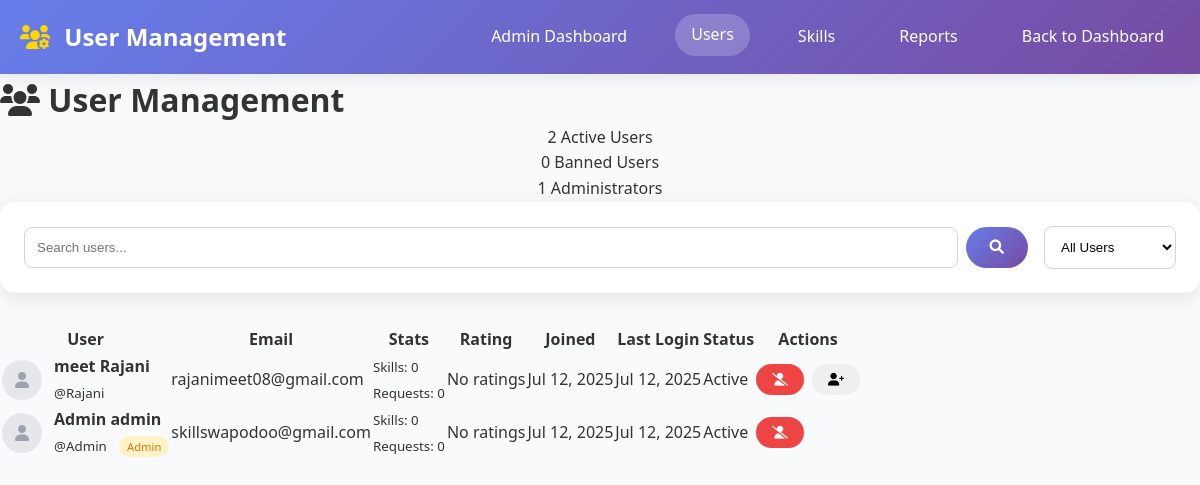
The app's page /admin-users.php (signed in) with its own data.
### tables this page shows
CREATE TABLE `users` (
  `id` int(11) NOT NULL,
  `username` varchar(50) NOT NULL,
  `email` varchar(100) NOT NULL,
  `password` varchar(255) NOT NULL,
  `first_name` varchar(50) DEFAULT NULL,
  `last_name` varchar(50) DEFAULT NULL,
  `profile_image` varchar(255) DEFAULT NULL,
  `location` varchar(100) DEFAULT NULL,
  `availability` text DEFAULT NULL,
  `bio` text DEFAULT NULL,
  `is_public` tinyint(1) DEFAULT 1,
  `is_admin` tinyint(1) DEFAULT 0,
  `is_banned` tinyint(1) DEFAULT 0,
  `last_login` timestamp NULL DEFAULT NULL,
  `created_at` timestamp NOT NULL DEFAULT current_timestamp(),
  `updated_at` timestamp NOT NULL DEFAULT current_timestamp() ON UPDATE current_timestamp()
);

### admin-users.php (the view, shortened to what this page needs)
<?php
$user = getCurrentUser();
$pdo = getDBConnection();
$search = isset($_GET['search']) ? sanitizeInput($_GET['search']) : '';
$filter = isset($_GET['filter']) ? sanitizeInput($_GET['filter']) : 'all';
$where_conditions = [];
$params = [];
$where_clause = !empty($where_conditions) ? "WHERE " . implode(" AND ", $where_conditions) : "";
$stmt = $pdo->prepare("
    SELECT u.*,
           COUNT(DISTINCT s.id) as skill_count,
           COUNT(DISTINCT sr.id) as request_count,
           AVG(r.rating) as avg_rating
    FROM users u
    LEFT JOIN skills s ON u.id = s.user_id
    LEFT JOIN swap_requests sr ON u.id = sr.requester_id OR u.id = sr.provider_id
    LEFT JOIN reviews r ON u.id = r.reviewee_id
    $where_clause
    GROUP BY u.id
    ORDER BY u.created_at DESC
");
$stmt->execute($params);
$users = $stmt->fetchAll(PDO::FETCH_ASSOC);
$stmt = $pdo->query("SELECT COUNT(*) as total FROM users WHERE is_banned = 0");
$total_active = $stmt->fetch()['total'];
$stmt = $pdo->query("SELECT COUNT(*) as total FROM users WHERE is_banned = 1");
$total_banned = $stmt->fetch()['total'];
$stmt = $pdo->query("SELECT COUNT(*) as total FROM users WHERE is_admin = 1");
$total_admin = $stmt->fetch()['total'];
?>
<!DOCTYPE html>
<html lang="en">
<head>
    <link rel="stylesheet" href="css/style.css">
    <link href="https://cdnjs.cloudflare.com/ajax/libs/font-awesome/6.0.0/css/all.min.css" rel="stylesheet">
</head>
<body>
    <nav class="navbar">
        <div class="nav-container">
            <div class="nav-logo">
                <h2><i class="fas fa-users-cog"></i> User Management</h2>
            </div>
            <div class="nav-menu">
                <a href="admin.php" class="nav-link">Admin Dashboard</a>
                <a href="admin-users.php" class="nav-link active">Users</a>
                <a href="admin-skills.php" class="nav-link">Skills</a>
                <a href="admin-reports.php" class="nav-link">Reports</a>
                <a href="admin.php" class="nav-link">Back to Dashboard</a>
            </div>
        </div>
    </nav>
    <div class="admin-container">
        <div class="admin-header">
            <h1><i class="fas fa-users"></i> User Management</h1>
            <div class="admin-stats">
                <div class="stat-item">
                    <span class="stat-number"><?php echo $total_active; ?></span>
                    <span class="stat-label">Active Users</span>
                </div>
                <div class="stat-item">
                    <span class="stat-number"><?php echo $total_banned; ?></span>
                    <span class="stat-label">Banned Users</span>
                </div>
                <div class="stat-item">
                    <span class="stat-number"><?php echo $total_admin; ?></span>
                    <span class="stat-label">Administrators</span>
                </div>
            </div>
        </div>
        <div class="search-filter-section">
            <form method="GET" class="search-filter-form">
                <div class="search-group">
                    <input type="text" name="search" placeholder="Search users..."
                           value="<?php echo htmlspecialchars($search); ?>">
                    <button type="submit" class="btn btn-primary">
                        <i class="fas fa-search"></i>
                    </button>
                </div>
                <div class="filter-group">
                    <select name="filter" onchange="this.form.submit()">
                        <option value="all" <?php echo $filter == 'all' ? 'selected' : ''; ?>>All Users</option>
                    </select>
                </div>
            </form>
        </div>
        <div class="admin-section">
            <div class="table-container">
                <table class="admin-table">
                    <thead>
                        <tr>
                            <th>User</th>
                            <th>Email</th>
                            <th>Stats</th>
                            <th>Rating</th>
                            <th>Joined</th>
                            <th>Last Login</th>
                            <th>Status</th>
                            <th>Actions</th>
                        </tr>
                    </thead>
                    <tbody>
                        <?php foreach ($users as $user_data): ?>
                            <tr>
                                <td>
                                    <div class="user-info">
                                        <?php if ($user_data['profile_image']): ?>
                                            <img src="uploads/profile_photos/<?php echo htmlspecialchars($user_data['profile_image']); ?>"
                                                 alt="Profile" class="user-avatar">
                                        <?php else: ?>
                                            <div class="user-avatar-placeholder">
                                                <i class="fas fa-user"></i>
                                            </div>
                                        <?php endif; ?>
                                        <div>
                                            <strong><?php echo htmlspecialchars($user_data['first_name'] . ' ' . $user_data['last_name']); ?></strong>
                                            <br><small>@<?php echo htmlspecialchars($user_data['username']); ?></small>
                                            <?php if ($user_data['is_admin']): ?>
                                                <span class="badge badge-admin">Admin</span>
                                            <?php endif; ?>
                                        </div>
                                    </div>
                                </td>
                                <td><?php echo htmlspecialchars($user_data['email']); ?></td>
                                <td>
                                    <small>
                                        Skills: <?php echo $user_data['skill_count']; ?><br>
                                        Requests: <?php echo $user_data['request_count']; ?>
                                    </small>
                                </td>
                                <td>
                                    <?php if ($user_data['avg_rating']): ?>
                                        <div class="rating-display">
                                            <?php
                                            $rating = round($user_data['avg_rating'], 1);
                                            for ($i = 1; $i <= 5; $i++) {
                                                if ($i <= $rating) {
                                                    echo '<i class="fas fa-star"></i>';
                                                } else {
                                                    echo '<i class="far fa-star"></i>';
                                                }
                                            }
                                            ?>
                                            <span><?php echo $rating; ?></span>
                                        </div>
                                    <?php else: ?>
                                        <span class="text-muted">No ratings</span>
                                    <?php endif; ?>
                                </td>
                                <td><?php echo date('M j, Y', strtotime($user_data['created_at'])); ?></td>
                                <td>
                                    <?php echo $user_data['last_login'] ? date('M j, Y', strtotime($user_data['last_login'])) : 'Never'; ?>
                                </td>
                                <td>
                                    <span class="status <?php echo $user_data['is_banned'] ? 'banned' : 'active'; ?>">
                                        <?php echo $user_data['is_banned'] ? 'Banned' : 'Active'; ?>
                                    </span>
                                </td>
                                <td>
                                    <div class="action-buttons">
                                        <?php if ($user_data['is_banned']): ?>
                                            <form method="POST" style="display: inline;">
                                                <input type="hidden" name="csrf_token" value="<?php echo generateCSRFToken(); ?>">
                                                <input type="hidden" name="action" value="unban_user">
                                                <input type="hidden" name="user_id" value="<?php echo $user_data['id']; ?>">
                                                <button type="submit" class="btn btn-sm btn-success">
                                                    <i class="fas fa-user-check"></i>
                                                </button>
                                            </form>
                                        <?php else: ?>
                                            <form method="POST" style="display: inline;">
                                                <button type="submit" class="btn btn-sm btn-danger"
                                                        onclick="return confirm('Are you sure you want to ban this user?')">
                                                    <i class="fas fa-user-slash"></i>
                                                </button>
                                            </form>
                                        <?php endif; ?>
                                        <?php if ($user_data['is_admin']): ?>
                                            <?php if ($user_data['id'] != $user['id']): ?>
                                                <form method="POST" style="display: inline;">
                                                    <input type="hidden" name="csrf_token" value="<?php echo generateCSRFToken(); ?>">
                                                    <input type="hidden" name="action" value="remove_admin">
                                                    <input type="hidden" name="user_id" value="<?php echo $user_data['id']; ?>">
                                                    <button type="submit" class="btn btn-sm btn-warning"
                                                            onclick="return confirm('Remove admin privileges from this user?')">
                                                        <i class="fas fa-user-minus"></i>
                                                    </button>
                                                </form>
                                            <?php endif; ?>
                                        <?php else: ?>
                                            <form method="POST" style="display: inline;">
                                                <button type="submit" class="btn btn-sm btn-info"
                                                        onclick="return confirm('Make this user an administrator?')">
                                                    <i class="fas fa-user-plus"></i>
                                                </button>
                                            </form>
                                        <?php endif; ?>
                                    </div>
                                </td>
                            </tr>
                        <?php endforeach; ?>
                    </tbody>
                </table>
            </div>
        </div>
    </div>
</body>
</html>

### css/style.css (style rules this page uses)
* { margin: 0; padding: 0; box-sizing: border-box; }
body { font-family: 'Segoe UI', Tahoma, Geneva, Verdana, sans-serif; line-height: 1.6; color: #333; background-color: #f8fafc; }
.navbar { background: linear-gradient(135deg, #667eea 0%, #764ba2 100%); padding: 1rem 0; position: sticky; top: 0; z-index: 1000; box-shadow: 0 2px 20px rgba(0,0,0,0.1); }
.nav-container { max-width: 1200px; margin: 0 auto; padding: 0 20px; display: flex; justify-content: space-between; align-items: center; }
.nav-logo h2 { color: white; font-weight: 700; font-size: 1.5rem; }
.nav-logo i { margin-right: 8px; color: #ffd700; }
.nav-menu { display: flex; gap: 2rem; }
.nav-link { color: white; text-decoration: none; font-weight: 500; padding: 0.5rem 1rem; border-radius: 25px; transition: all 0.3s ease; }
.nav-link:hover, .nav-link.active { background-color: rgba(255,255,255,0.2); transform: translateY(-2px); }
.btn { display: inline-block; padding: 12px 24px; border: none; border-radius: 25px; font-weight: 600; text-decoration: none; text-align: center; cursor: pointer; transition: all 0.3s ease; font-size: 0.9rem; }
.btn-primary { background: linear-gradient(135deg, #667eea 0%, #764ba2 100%); color: white; }
.btn-danger { background: #ef4444; color: white; }
.btn-sm { padding: 8px 16px; font-size: 0.8rem; }
.stat-item { text-align: center; }

### admin-users.php (style rules this page uses)
.user-info { display: flex; align-items: center; gap: 0.75rem; }
.user-avatar, .user-avatar-placeholder { width: 40px; height: 40px; border-radius: 50%; object-fit: cover; }
.user-avatar-placeholder { background: #e5e7eb; display: flex; align-items: center; justify-content: center; color: #9ca3af; }
.badge { padding: 0.2rem 0.5rem; border-radius: 10px; font-size: 0.7rem; font-weight: 500; margin-left: 0.5rem; }
.badge-admin { background: #fef3c7; color: #d97706; }
.search-filter-section { background: white; padding: 1.5rem; border-radius: 15px; box-shadow: 0 4px 20px rgba(0,0,0,0.1); margin-bottom: 2rem; }
.search-filter-form { display: flex; gap: 1rem; align-items: center; }
.search-group { display: flex; flex: 1; gap: 0.5rem; }
.search-group input { flex: 1; padding: 0.75rem; border: 1px solid #d1d5db; border-radius: 8px; }
.filter-group select { padding: 0.75rem; border: 1px solid #d1d5db; border-radius: 8px; background: white; }
.action-buttons { display: flex; gap: 0.5rem; }

### records on screen
users: first_name+last_name "meet Rajani", username "Rajani", email "rajanimeet08@gmail.com", skill_count "0", request_count "0", created_at "Jul 12, 2025", last_login "Jul 12, 2025", is_banned "Active"
users: first_name+last_name "Admin admin", username "Admin", is_admin "Admin", email "skillswapodoo@gmail.com", skill_count "0", request_count "0", created_at "Jul 12, 2025", last_login "Jul 12, 2025", is_banned "Active"

### other values on screen
$total_active "2"
$total_banned "0"
$total_admin "1"
